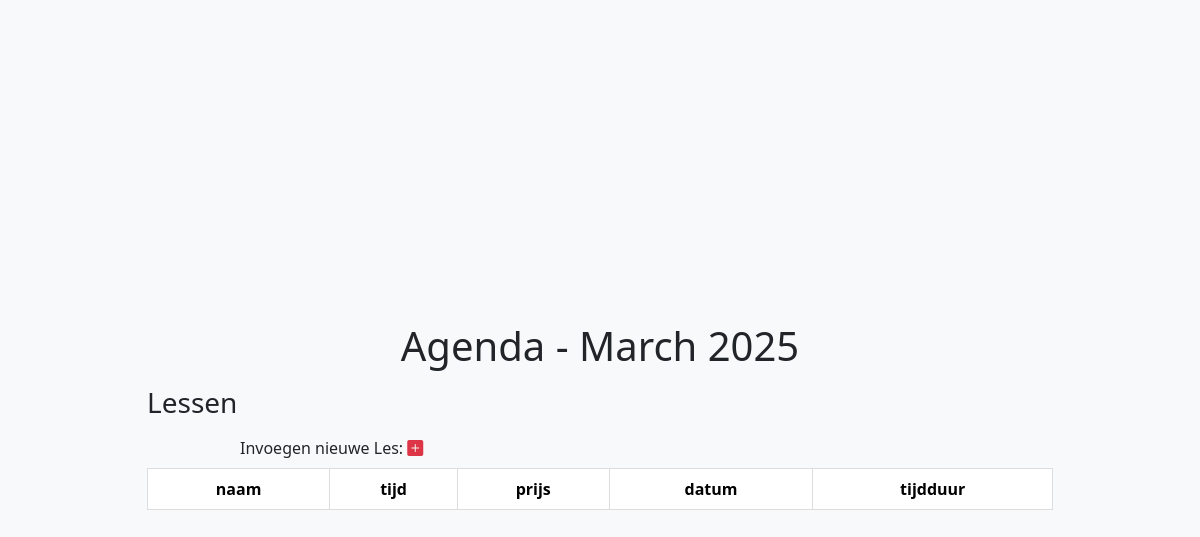
/lessen/Lessen.php, run on an earlier commit of the app's database.
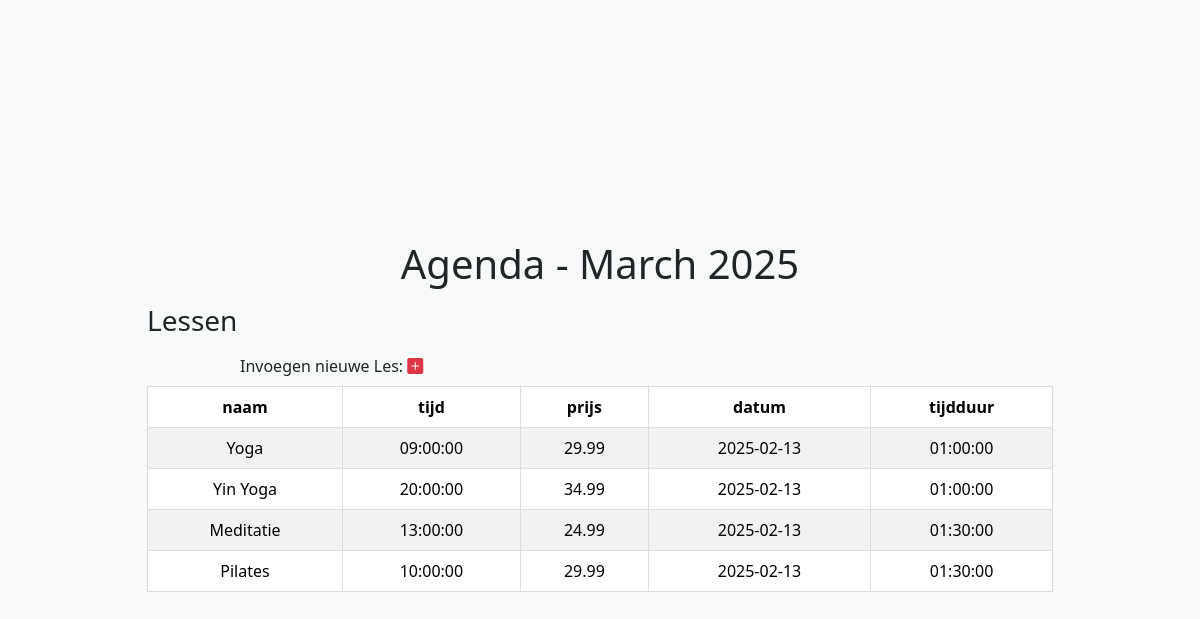
And on a later commit of the database.
### tables this page shows
CREATE TABLE Lessen	 
(
    les_id              INT                     NOT NULL                    PRIMARY KEY AUTO_INCREMENT,
    naam                VARCHAR(50)             NOT NULL,
    tijd                TIME                    NOT NULL, 
    prijs               DECIMAL(5,2)            NOT NULL,
    datum               DATE                    NOT NULL, 
    tijdduur            TIME                    NOT NULL,
    MinAantalPersonen   TINYINT                 NOT NULL,   
    MaxAantalPersonen   TINYINT                 NOT NULL,
    Beschikbaarheid     VARCHAR(50)             NOT NULL,
    IsActief            BIT                     NOT NULL, 
    Opmerking           VARCHAR(250)            NOT NULL,
    DatumAangemaakt     DATETIME                NOT NULL,
    DatumGewijzigd      DATETIME                NOT NULL
);

### lessen/Lessen.php (the view, shortened to what this page needs)
<?php
$servername = "localhost";
$username = "root";
$password = "";
$dbname = "FitForFun";
$conn = new mysqli($servername, $username, $password, $dbname);
$lessen = [];
$lessenResult = $conn->query("SELECT * FROM Lessen");
if ($lessenResult) {
    while ($lessenRow = $lessenResult->fetch_object()) {
        $lessen[] = $lessenRow;
    }
}
?>
<!doctype html>
<html lang="nl">
<head>
    <link href="https://cdn.jsdelivr.net/npm/bootstrap@5.3.3/dist/css/bootstrap.min.css" rel="stylesheet">
    <link rel="stylesheet" href="Lessen.css">
    <link rel="stylesheet" href="https://cdn.jsdelivr.net/npm/bootstrap-icons@1.11.3/font/bootstrap-icons.min.css">
</head>
<body>
    <div class="container mt-5">
        <h1 class="text-center">Agenda - <?= date('F Y'); ?></h1>
        <div class="container mt-3">
            <div class="row">
                <div class="col-1"></div>
                <div class="col-10">
                    <h3>Lessen</h3>
                    </div>
                <div class="col-1"></div>
            </div>
            <div class="row my-2">
            <div class="col-2"></div>
            <div class="col-8">
                Invoegen nieuwe Les:
                <a href="addlessen.php"><i class="bi bi-plus-square-fill text-danger"></i></a>
                </div>
            <div class="col-2"></div>
        </div>
            <div class="row">
                <div class="col-1"></div>
                <div class="col-10">
                    <table class="table table-striped">
                        <thead>
                            <tr>
                                <th>naam</th>
                                <th>tijd</th>
                                <th>prijs</th>
                                <th>datum</th>
                                <th>tijdduur</th>
                            </tr>
                        </thead>
                        <tbody>
                            <?php foreach($lessen as $les) : ?>
                                <tr>
                                    <td><?= $les->naam ?></td>
                                    <td><?= $les->tijd ?></td>
                                    <td><?= $les->prijs ?></td>
                                    <td><?= $les->datum ?></td>
                                    <td><?= $les->tijdduur ?></td>
                                </tr>
                            <?php endforeach; ?>
                        </tbody>
                    </table>
                </div>
                <div class="col-1"></div>
            </div>
        </div>
    </div>
</body>
</html>

### lessen/lessen.css (style rules this page uses)
body { background-color: #f8f9fa; display: flex; justify-content: center; align-items: center; height: 100vh; }
table { width: 100%; border-collapse: collapse; }
td, th { border: 1px solid #ddd; padding: 10px; text-align: center; cursor: pointer; }

What changed in the data, as far as the page shows it:
added lessen: naam "Yoga", tijd "09:00:00", prijs "29.99", datum "2025-02-13", tijdduur "01:00:00"
added lessen: naam "Yin Yoga", tijd "20:00:00", prijs "34.99", datum "2025-02-13", tijdduur "01:00:00"
added lessen: naam "Meditatie", tijd "13:00:00", prijs "24.99", datum "2025-02-13", tijdduur "01:30:00"
added lessen: naam "Pilates", tijd "10:00:00", prijs "29.99", datum "2025-02-13", tijdduur "01:30:00"
